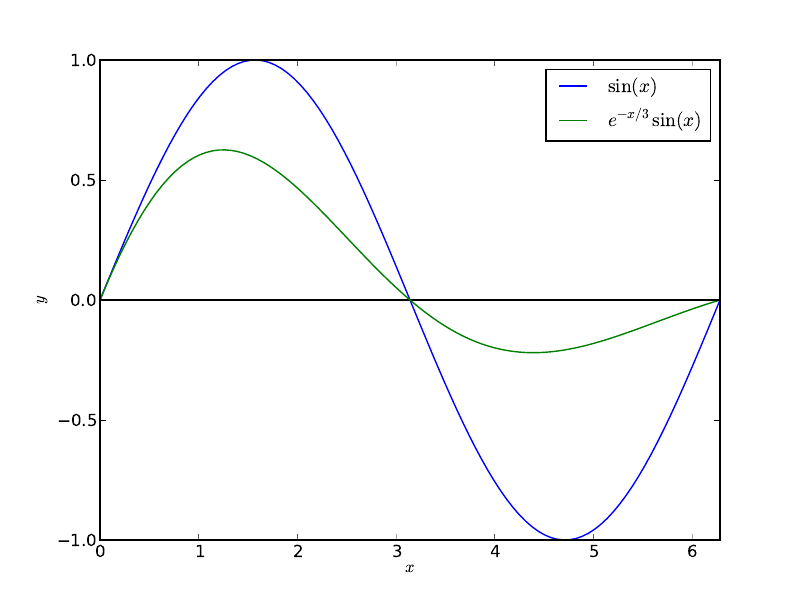

Here is the Python script that generated this plot:
"""
Plot of sine.

"""
import numpy as np
import matplotlib.pyplot as plt

xx = np.linspace(0., 2*np.pi, 100)

# make a square figure and axes
plt.figure(1, figsize=(8,6))

# x-axis
plt.plot([0,2*np.pi], [0, 0],color='black')

# Sine plots
plt.plot(xx, np.sin(xx), label='$\sin(x)$', color='blue')
plt.plot(xx, np.exp(-xx/3.)*np.sin(xx), label='$e^{-x/3}\sin(x)$', color='green')
plt.xlabel('$x$')
plt.ylabel('$y$')
plt.axis(xmax=2*np.pi)
plt.legend()

plt.savefig("sine.pdf")

